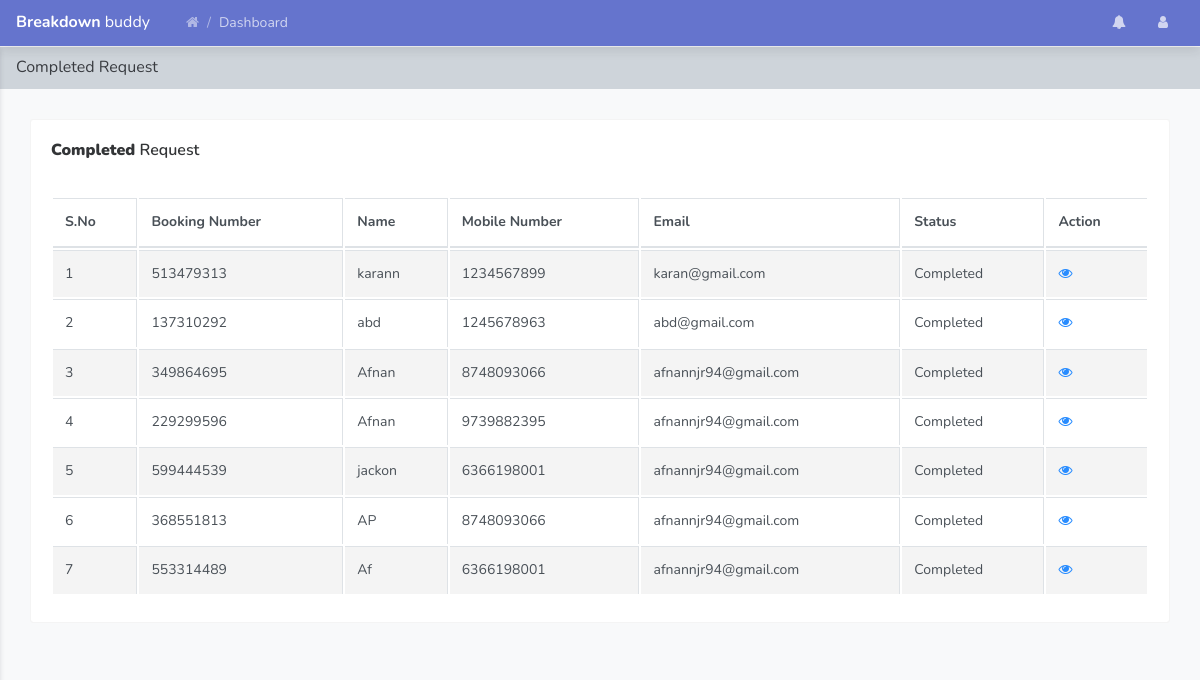
Screenshot of /vehicleassitancems/admin/completed.php (signed in) with the database file from the repository.
### tables this page shows
CREATE TABLE `tblbook` (
  `ID` int(10) NOT NULL,
  `BookingNumber` int(10) DEFAULT NULL,
  `Name` varchar(200) DEFAULT NULL,
  `Email` varchar(200) DEFAULT NULL,
  `PhoneNumber` bigint(10) DEFAULT NULL,
  `PickupLoc` varchar(200) DEFAULT NULL,
  `Destination` varchar(200) DEFAULT NULL,
  `PickupDate` varchar(200) DEFAULT NULL,
  `PickupTime` varchar(200) DEFAULT NULL,
  `VehicleType` varchar(200) DEFAULT NULL,
  `DateofRequest` timestamp NOT NULL DEFAULT current_timestamp(),
  `Remark` varchar(200) DEFAULT NULL,
  `Status` varchar(200) DEFAULT NULL,
  `PaymentStatus` varchar(50) DEFAULT 'Pending',
  `ServiceType` varchar(100) DEFAULT NULL,
  `AdvancePaymentAmount` decimal(10,2) DEFAULT 0.00,
  `TotalAmount` decimal(10,2) DEFAULT 0.00,
  `AssignTo` varchar(200) DEFAULT NULL,
  `AssignedServiceProvider` varchar(200) DEFAULT NULL,
  `BookingStatusFlow` enum('Payment Pending','Payment Confirmed','Pending Admin Approval','Confirmed','On The Way','Completed','Rejected','Refunded') DEFAULT 'Payment Pending',
  `UpdationDate` timestamp NOT NULL DEFAULT current_timestamp() ON UPDATE current_timestamp(),
  `AdminApprovalDate` timestamp NULL DEFAULT NULL,
  `RejectionReason` varchar(500) DEFAULT NULL,
  `Latitude` decimal(10,8) DEFAULT NULL,
  `Longitude` decimal(11,8) DEFAULT NULL,
  `request_uuid` varchar(36) NOT NULL DEFAULT uuid() COMMENT 'Unique request identifier',
  `payment_status` enum('pending','paid','refunded','failed') NOT NULL DEFAULT 'pending' COMMENT 'Payment status',
  `advance_amount` decimal(10,2) NOT NULL DEFAULT 0.00 COMMENT 'Advance amount paid',
  `total_amount` decimal(10,2) NOT NULL DEFAULT 0.00 COMMENT 'Total service cost',
  `admin_review_status` enum('waiting','approved','rejected') NOT NULL DEFAULT 'waiting' COMMENT 'Admin review status',
  `admin_review_reason` text DEFAULT NULL COMMENT 'Admin review reason',
  `admin_review_by` int(11) DEFAULT NULL COMMENT 'Admin ID who reviewed',
  `admin_review_date` timestamp NULL DEFAULT NULL COMMENT 'Admin review timestamp',
  `payment_ip` varchar(45) DEFAULT NULL COMMENT 'IP address of payment',
  `payment_user_agent` text DEFAULT NULL COMMENT 'User agent of payment',
  `refund_id` varchar(100) DEFAULT NULL COMMENT 'Razorpay refund ID',
  `refund_amount` decimal(10,2) DEFAULT 0.00 COMMENT 'Refund amount',
  `refund_date` timestamp NULL DEFAULT NULL COMMENT 'Refund timestamp',
  `refund_reason` text DEFAULT NULL COMMENT 'Refund reason',
  `created_at` timestamp NOT NULL DEFAULT current_timestamp(),
  `updated_at` timestamp NOT NULL DEFAULT current_timestamp() ON UPDATE current_timestamp(),
  `razorpay_payment_id` varchar(100) DEFAULT NULL COMMENT 'Razorpay payment ID',
  `request_status` enum('Pending Admin Review','Approved','Rejected') NOT NULL DEFAULT 'Pending Admin Review' COMMENT 'Request approval status',
  `payment_amount` decimal(10,2) NOT NULL DEFAULT 0.00 COMMENT 'Advance payment amount',
  `payment_date` timestamp NULL DEFAULT NULL COMMENT 'Payment completion date'
);

### vehicleassitancems/admin/completed.php (the view, shortened to what this page needs)
<?php
include('includes/dbconnection.php');
if (strlen($_SESSION['vamsaid']==0)) {
  header('location:logout.php');
  } else{
  ?>
<!doctype html>
<html lang="en">
<head>
    <link rel="stylesheet" href="../assets/vendor/themify-icons/themify-icons.css">
    <link rel="stylesheet" href="../assets/vendor/fontawesome/css/font-awesome.min.css">
    <link rel="stylesheet" href="../assets/vendor/jquery-datatable/dataTables.bootstrap4.min.css">
    <link  rel="stylesheet" href="../assets/css/main.css">
</head>
<body class="theme-indigo">
<?php include_once('includes/header.php');?>
    <div class="main_content" id="main-content">
        <div class="page">
            <nav class="navbar navbar-expand-lg navbar-light bg-light">
                <a class="navbar-brand" href="javascript:void(0);">Completed Request</a>
            </nav>
            <div class="container-fluid">
                <div class="row clearfix">
                    <div class="col-lg-12">
                        <div class="card">
                            <div class="header">
                                <h2><strong>Completed</strong> Request </h2>
                            </div>
                            <div class="body">
                                <div class="table-responsive">
                                    <table class="table table-bordered table-striped table-hover js-basic-example dataTable">
                                        <thead>
                                            <tr>
                                               <th>S.No</th>
                                        <th>Booking Number</th>
                                        <th>Name</th>
                                        <th>Mobile Number</th>
                                        <th>Email</th>
                                    <th>Status</th>
                                        <th>Action</th>
                                            </tr>
                                        </thead>
                                        <tbody>
                                            <tr>
                                               <?php
$sql="SELECT * from  tblbook where Status='Completed'";
$query = $dbh -> prepare($sql);
$query->execute();
$results=$query->fetchAll(PDO::FETCH_OBJ);
$cnt=1;
if($query->rowCount() > 0)
{
foreach($results as $row)
{               ?>
                                              <td><?php echo htmlentities($cnt);?></td>
                                        <td><?php  echo htmlentities($row->BookingNumber);?></td>
                                        <td><?php  echo htmlentities($row->Name);?></td>
                                        <td><?php  echo htmlentities($row->PhoneNumber);?></td>
                                        <td><?php  echo htmlentities($row->Email);?></td>
                                             <?php if($row->Status==""){ ?>
                     <td><?php echo "Not Updated Yet"; ?></td>
<?php } else { ?>                  <td><?php  echo htmlentities($row->Status);?>
                  </td>
                  <?php } ?>
                                        <td><a href="view-booking-detail.php?editid=<?php echo htmlentities ($row->ID);?>&&bookid=<?php echo htmlentities ($row->BookingNumber);?>"><i class="fa fa-eye" aria-hidden="true"></i></a></td>
                                            </tr>
                                         <?php $cnt=$cnt+1;}} ?>
                                        </tbody>
                                    </table>
                                </div>
                            </div>
                        </div>
                    </div>
                </div>
            </div>
        </div>
    </div>
</body>
</html><?php }  ?>

### rows the page displays
tblbook: BookingNumber "513479313", Name "karann", PhoneNumber "1234567899", Email "karan@gmail.com", Status "Completed"
tblbook: BookingNumber "137310292", Name "abd", PhoneNumber "1245678963", Email "abd@gmail.com", Status "Completed"
tblbook: BookingNumber "349864695", Name "Afnan", PhoneNumber "8748093066", Email "afnannjr94@gmail.com", Status "Completed"
tblbook: BookingNumber "229299596", Name "Afnan", PhoneNumber "9739882395", Email "afnannjr94@gmail.com", Status "Completed"
tblbook: BookingNumber "599444539", Name "jackon", PhoneNumber "6366198001", Email "afnannjr94@gmail.com", Status "Completed"
tblbook: BookingNumber "368551813", Name "AP", PhoneNumber "8748093066", Email "afnannjr94@gmail.com", Status "Completed"
tblbook: BookingNumber "553314489", Name "Af", PhoneNumber "6366198001", Email "afnannjr94@gmail.com", Status "Completed"
